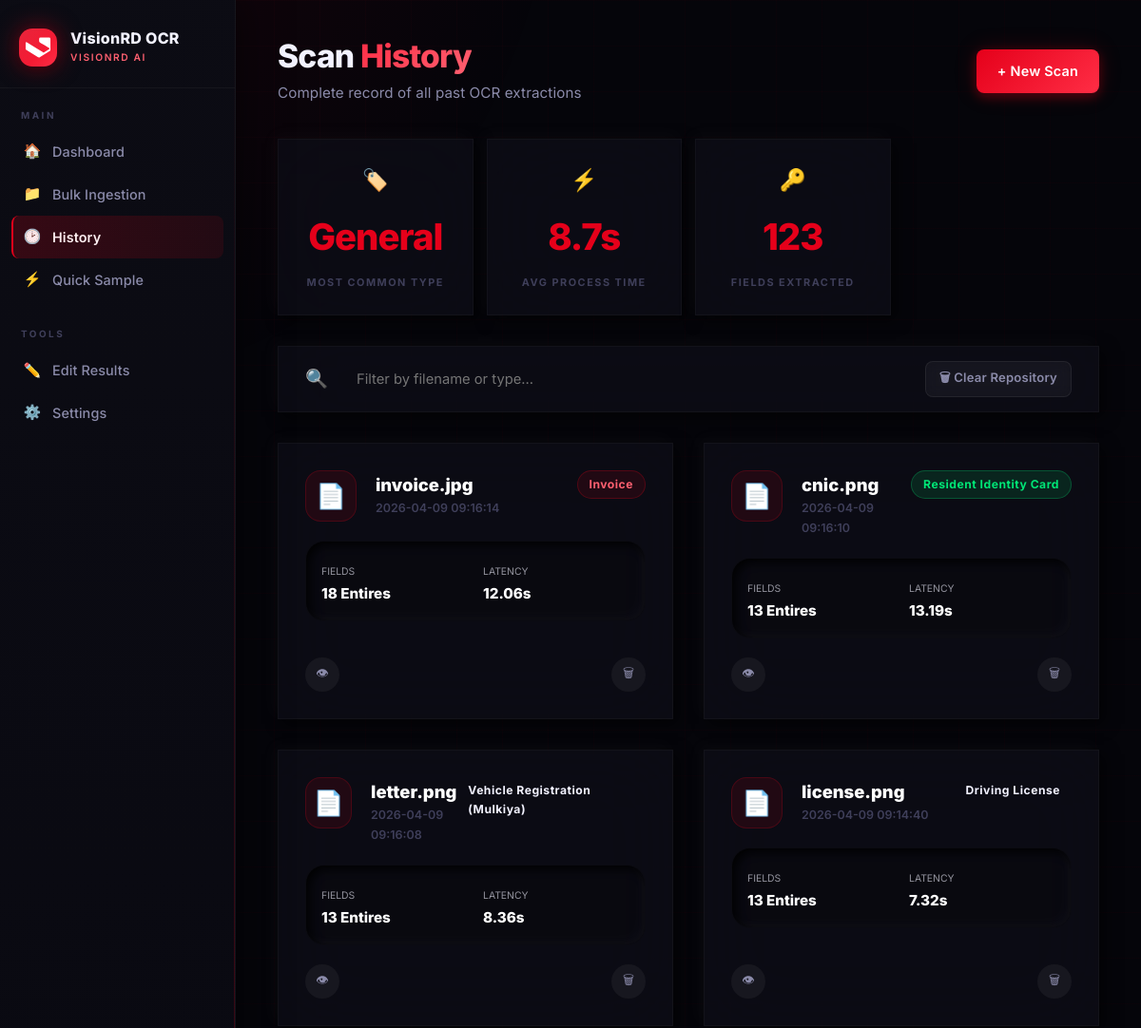
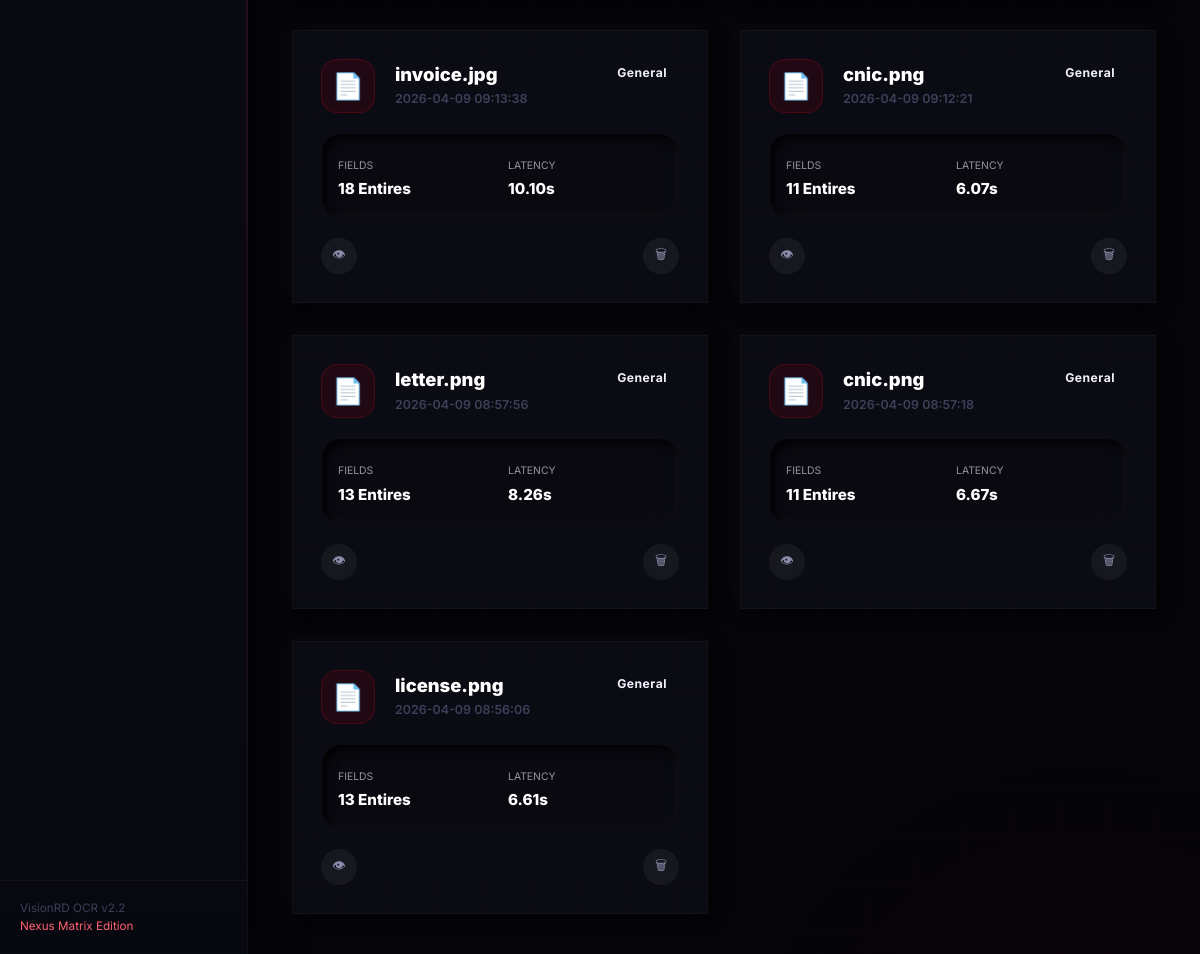
The app's page /history with its own data (2 pictures, top to bottom).
### tables this page shows
CREATE TABLE ocr_history (
            id               INTEGER PRIMARY KEY AUTOINCREMENT,
            filename         TEXT    NOT NULL,
            processed_at     TEXT    NOT NULL,
            raw_text         TEXT,
            key_value_pairs  TEXT,   -- JSON string
            tables_data      TEXT,   -- JSON string
            timings          TEXT,   -- JSON string
            total_seconds    REAL,
            doc_type         TEXT,
            doc_confidence   REAL
        );

### controllers/ocr_controller.py (the view)
@ocr_bp.route("/history", methods=["GET"])
def history_page():
    records = get_all_history()
    for r in records:
        try:
            r["key_value_pairs"] = json.loads(r.get("key_value_pairs") or "{}")
        except Exception:
            r["key_value_pairs"] = {}
        try:
            r["tables_data"] = json.loads(r.get("tables_data") or "[]")
        except Exception:
            r["tables_data"] = []
        try:
            r["timings"] = json.loads(r.get("timings") or "{}")
        except Exception:
            r["timings"] = {}
    return render_template("history.html", records=records)

### models/database.py (called while the page is built)
def get_connection():
    conn = sqlite3.connect(DB_PATH)
    conn.row_factory = sqlite3.Row
    return conn

def get_all_history():
    conn = get_connection()
    rows = conn.execute(
        "SELECT * FROM ocr_history ORDER BY id DESC"
    ).fetchall()
    conn.close()
    return [dict(r) for r in rows]

### templates/history.html (shortened to what this page needs)
{% extends "base.html" %}
{% set active_page = 'history' %}
{% block head_extra %}
<link rel="stylesheet" href="/static/css/pages/history.css">
{% endblock %}
{% block content %}
<div class="page-header flex-between">
  <div>
    <h1 class="page-title">Scan <span>History</span></h1>
    <p class="page-subtitle">Complete record of all past OCR extractions</p>
  </div>
  <a href="/" class="btn btn-primary">+ New Scan</a>
</div>
{% set total_scans = records|length %}
{% set avg_time = (records | map(attribute='total_seconds') | list | sum / total_scans) if total_scans > 0 else 0 %}
{% set total_fields = namespace(n=0) %}
{% set type_counts = {} %}
{% for r in records %}
  {% set total_fields.n = total_fields.n + (r.key_value_pairs|length) %}
  {% set dtype = r.doc_type or 'General' %}
  {% if dtype in type_counts %}
    {% set _ = type_counts.update({dtype: type_counts[dtype] + 1}) %}
  {% else %}
    {% set _ = type_counts.update({dtype: 1}) %}
  {% endif %}
{% endfor %}
{% set common_type = 'General' %}
{% set max_count = namespace(v=0) %}
{% for t, c in type_counts.items() %}
  {% if c > max_count.v %}
    {% set max_count.v = c %}
    {% set common_type = t %}
  {% endif %}
{% endfor %}
<div class="stat-bar">
  <div class="stat-card nexus-emboss">
    <span class="stat-icon">🏷️</span>
    <div class="stat-num" id="topType">{{ common_type }}</div>
    <div class="stat-label">Most Common Type</div>
  </div>
  <div class="stat-card nexus-emboss">
    <span class="stat-icon">⚡</span>
    <div class="stat-num">{{ "%.1f"|format(avg_time) }}s</div>
    <div class="stat-label">Avg Process Time</div>
  </div>
  <div class="stat-card nexus-emboss">
    <span class="stat-icon">🔑</span>
    <div class="stat-num">{{ total_fields.n }}</div>
    <div class="stat-label">Fields Extracted</div>
  </div>
</div>
<div class="command-bar nexus-emboss">
  <span style="font-size:1.2em;">🔍</span>
  <input type="text" class="command-input" id="historySearch" placeholder="Filter by filename or type..." oninput="filterHistory()">
  <div class="flex gap-2">
    <button class="btn btn-ghost btn-sm" onclick="clearAllHistory()">🗑 Clear Repository</button>
  </div>
</div>
{% if records %}
<div class="dossier-grid" id="historyGrid">
  {% for r in records %}
  {% set dtype = r.doc_type or 'General' %}
  {% set tclass = 'badge-accent' if 'invoice' in dtype.lower() else ('badge-success' if 'id' in dtype.lower() else 'badge-ghost') %}
  <div class="dossier-card nexus-emboss" id="card-{{ r.id }}" data-name="{{ r.filename.lower() }}" data-type="{{ dtype.lower() }}" onclick="viewRecord({{ r.id }})">
    <div class="dossier-header">
      <div class="dossier-icon">📄</div>
      <div class="dossier-meta">
        <div class="dossier-name">{{ r.filename }}</div>
        <div class="dossier-date">{{ r.processed_at }}</div>
      </div>
      <span class="badge {{ tclass }}">{{ dtype }}</span>
    </div>
    <div class="dossier-stats nexus-deboss">
      <div class="d-stat">
        <span class="d-stat-label" style="font-size:0.65em; text-transform:uppercase; opacity:0.6;">Fields</span>
        <div class="d-stat-val">{{ r.key_value_pairs|length }} Entires</div>
      </div>
      <div class="d-stat">
        <span class="d-stat-label" style="font-size:0.65em; text-transform:uppercase; opacity:0.6;">Latency</span>
        <div class="d-stat-val text-accent">{{ "%.2f"|format(r.total_seconds or 0) }}s</div>
      </div>
    </div>
    <div class="dossier-footer">
      <div class="flex gap-2">
         <button class="btn-icon" title="View Dossier">👁</button>
      </div>
      <button class="btn-icon danger" title="Archive/Delete" onclick="event.stopPropagation(); deleteRecord({{ r.id }})">🗑</button>
    </div>
  </div>
  {% endfor %}
</div>
{% endif %}
{% endblock %}

### templates/base.html (shortened to what this page needs)
<!DOCTYPE html>
<html lang="en">
<head>
  <link rel="stylesheet" href="/static/css/theme.css">
  <link rel="stylesheet" href="/static/css/neumorphism.css">
  {% block head_extra %}{% endblock %}
</head>
<body>
  <div class="app-layout">
    <aside class="sidebar">
      <div class="sidebar-logo">
        <div class="logo-icon">
          <img src="/static/logo.svg" alt="VisionRD" style="width:30px; height:30px; object-fit:contain; filter:brightness(0) invert(1);">
        </div>
        <div>
          <div class="logo-text">VisionRD OCR</div>
          <div class="logo-sub">VisionRD AI</div>
        </div>
      </div>
      <nav class="nav-group">
        <div class="nav-label">Main</div>
        <a href="/" class="nav-item {% if active_page == 'dashboard' %}active{% endif %}">
          <span class="nav-icon">🏠</span> Dashboard
        </a>
        <a href="/bulk-upload" class="nav-item {% if active_page == 'bulk' %}active{% endif %}">
          <span class="nav-icon">📁</span> Bulk Ingestion
        </a>
        <a href="/history" class="nav-item {% if active_page == 'history' %}active{% endif %}">
          <span class="nav-icon">🕑</span> History
        </a>
        <a href="/quick-sample" class="nav-item {% if active_page == 'quick' %}active{% endif %}">
          <span class="nav-icon">⚡</span> Quick Sample
        </a>
      </nav>
      <nav class="nav-group">
        <div class="nav-label">Tools</div>
        <a href="/edit" class="nav-item {% if active_page == 'edit' %}active{% endif %}">
          <span class="nav-icon">✏️</span> Edit Results
        </a>
        <a href="/settings" class="nav-item {% if active_page == 'settings' %}active{% endif %}">
          <span class="nav-icon">⚙️</span> Settings
        </a>
      </nav>
      <div class="sidebar-footer">
        VisionRD OCR v2.2<br>
        <span class="text-accent">Nexus Matrix Edition</span>
      </div>
    </aside>
    <main class="content-area">
      {% block content %}{% endblock %}
    </main>
  </div>
</body>
</html>

### static/css/neumorphism.css (style rules this page uses)
:root { --nexus-red: #e5001a; --nexus-red-glow: rgba(229, 0, 26, 0.5); --nexus-bg: #050508; --glass-deep: rgba(15, 15, 25, 0.7); --nexus-gold: #ffc300; --nexus-cyan: #00dcf5; --emboss-shadow: -5px -5px 15px rgba(255, 255, 255, 0.02), 5px 5px 15px rgba(0, 0, 0, 0.6); --deboss-shadow: inset 4px 4px 10px rgba(0, 0, 0, 0.8), inset -4px -4px 10px rgba(255, 255, 255, 0.03); }
.nexus-emboss { background: var(--glass-deep); backdrop-filter: blur(40px); border: 1px solid rgba(255, 255, 255, 0.03); box-shadow: var(--emboss-shadow); }
.nexus-deboss { background: var(--nexus-bg); box-shadow: var(--deboss-shadow); border: 1px solid rgba(255, 255, 255, 0.01); }

### static/css/pages/history.css (style rules this page uses)
.stat-bar { display: grid; grid-template-columns: repeat(auto-fill, minmax(180px, 1fr)); gap: 14px; margin-bottom: 32px; }
.stat-card { padding: 24px 20px; text-align: center; position: relative; overflow: hidden; transition: all 0.25s; }
.stat-icon { font-size: 1.4em; margin-bottom: 10px; display: block; }
.stat-num { font-size: 2.4em; font-weight: 800; color: var(--nexus-red); letter-spacing: -1px; }
.stat-label { font-size: 0.68em; text-transform: uppercase; letter-spacing: 1.5px; color: var(--text-faint); margin-top: 8px; font-weight: 700; }
.command-bar { padding: 14px 28px; display: flex; align-items: center; gap: 16px; margin-bottom: 32px; }
.command-input { flex: 1; background: transparent !important; border: none !important; color: #fff; font-size: 1em; outline: none; }
.dossier-grid { display: grid; grid-template-columns: repeat(auto-fill, minmax(360px, 1fr)); gap: 32px; margin-top: 32px; }
.dossier-card { padding: 28px; position: relative; overflow: hidden; transition: all 0.5s cubic-bezier(0.2, 1, 0.2, 1); cursor: pointer; display: flex; flex-direction: column; gap: 20px; }
.dossier-header { display: flex; justify-content: space-between; align-items: flex-start; }
.dossier-icon { width: 54px; height: 54px; background: rgba(229,0,26,0.1); border: 1px solid rgba(229,0,26,0.2); border-radius: 16px; display: flex; align-items: center; justify-content: center; font-size: 1.6em; color: var(--nexus-red); }
.dossier-meta { flex: 1; padding-left: 20px; }
.dossier-name { font-weight: 850; font-size: 1.15em; color: #fff; white-space: nowrap; overflow: hidden; text-overflow: ellipsis; }
.dossier-date { font-size: 0.78em; color: var(--text-faint); font-weight: 600; text-transform: uppercase; }
.dossier-stats { display: grid; grid-template-columns: 1fr 1fr; gap: 16px; padding: 16px; background: rgba(0,0,0,0.2); border-radius: 20px; }
.d-stat-val { font-size: 0.95em; font-weight: 800; color: #fff; }
.dossier-footer { margin-top: auto; display: flex; align-items: center; justify-content: space-between; }
.btn-icon { width: 36px; height: 36px; border-radius: 50%; border: none; cursor: pointer; background: rgba(255,255,255,0.05); color: var(--text-muted); display: flex; align-items: center; justify-content: center; transition: all 0.3s; }

### records on screen
ocr_history: filename "invoice.jpg", processed_at "2026-04-09 09:16:14", doc_type "Invoice", key_value_pairs|length "18", total_seconds "12.06"
ocr_history: filename "cnic.png", processed_at "2026-04-09 09:16:10", doc_type "Resident Identity Card", key_value_pairs|length "13", total_seconds "13.19"
ocr_history: filename "letter.png", processed_at "2026-04-09 09:16:08", doc_type "Vehicle Registration (Mulkiya)", key_value_pairs|length "13", total_seconds "8.36"
ocr_history: filename "license.png", processed_at "2026-04-09 09:14:40", doc_type "Driving License", key_value_pairs|length "13", total_seconds "7.32"
ocr_history: filename "invoice.jpg", processed_at "2026-04-09 09:13:38", doc_type "General", key_value_pairs|length "18", total_seconds "10.10"
ocr_history: filename "cnic.png", processed_at "2026-04-09 09:12:21", doc_type "General", key_value_pairs|length "11", total_seconds "6.07"
ocr_history: filename "letter.png", processed_at "2026-04-09 08:57:56", doc_type "General", key_value_pairs|length "13", total_seconds "8.26"
ocr_history: filename "cnic.png", processed_at "2026-04-09 08:57:18", doc_type "General", key_value_pairs|length "11", total_seconds "6.67"
ocr_history: filename "license.png", processed_at "2026-04-09 08:56:06", doc_type "General", key_value_pairs|length "13", total_seconds "6.61"

### other values on screen
{{ common_type }} "General"
{{ "%.1f"|format(avg_time) }} "8.7"
{{ total_fields.n }} "123"
